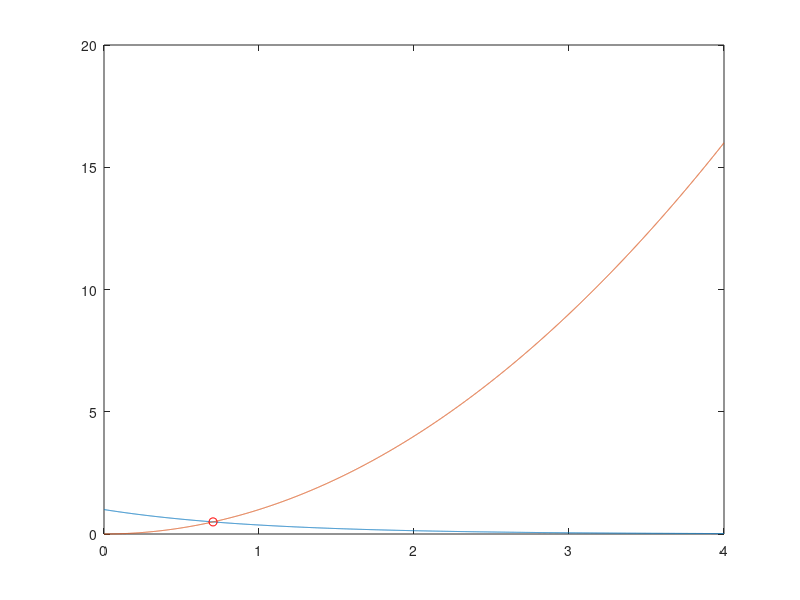

Write the MATLAB code that produced this figure.
clear all; clc; clf;

f1 = @(x) exp(-x);
f2 = @(x) x.^2;

epsilon = 0.0001;
max_iterations = 100;
epsilon_achived = false;

delta = +Inf;
iter = 0;
xmin = 0;
xmax = 4;
xnew = 0;

while delta > epsilon && iter < max_iterations
  xnew = xmin + (xmax - xmin)/2;
  delta = abs( f1(xnew) - f2(xnew) );
  
  if sign( f1(xnew) - f2(xnew) ) == sign( f1(xmax) - f2(xmax) )
    xmax = xnew;
  else
    xmin = xnew;
  endif
  
  iter++;
endwhile

printf("x = %g, f1(x) = %g, f2(x) = %g, delta = %g, iter = %g\n", xnew, f1(xnew), f2(xnew), delta, iter);
plot( 0:0.001:4, f1(0:0.001:4), 0:0.001:4, f2(0:0.001:4), xnew, f1(xnew), 'ro')
